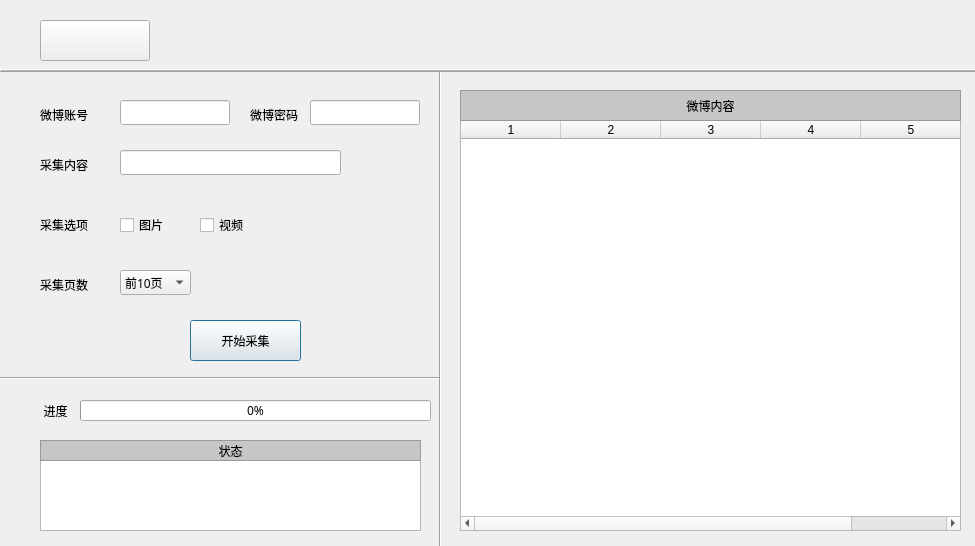
<?xml version="1.0" encoding="UTF-8"?>
<ui version="4.0">
 <class>Dialog</class>
 <widget class="QDialog" name="Dialog">
  <property name="geometry">
   <rect>
    <x>0</x>
    <y>0</y>
    <width>975</width>
    <height>546</height>
   </rect>
  </property>
  <property name="windowTitle">
   <string>微博爬虫软件</string>
  </property>
  <widget class="QPlainTextEdit" name="collect_state">
   <property name="geometry">
    <rect>
     <x>40</x>
     <y>460</y>
     <width>381</width>
     <height>71</height>
    </rect>
   </property>
  </widget>
  <widget class="QTableWidget" name="collect_data">
   <property name="geometry">
    <rect>
     <x>460</x>
     <y>120</y>
     <width>501</width>
     <height>411</height>
    </rect>
   </property>
   <property name="sizeAdjustPolicy">
    <enum>QAbstractScrollArea::AdjustToContents</enum>
   </property>
   <property name="selectionMode">
    <enum>QAbstractItemView::ExtendedSelection</enum>
   </property>
   <property name="columnCount">
    <number>5</number>
   </property>
   <attribute name="horizontalHeaderMinimumSectionSize">
    <number>19</number>
   </attribute>
   <column/>
   <column/>
   <column/>
   <column/>
   <column/>
  </widget>
  <widget class="QPushButton" name="collect_start">
   <property name="geometry">
    <rect>
     <x>190</x>
     <y>320</y>
     <width>111</width>
     <height>41</height>
    </rect>
   </property>
   <property name="font">
    <font>
     <family>微软雅黑</family>
     <pointsize>9</pointsize>
    </font>
   </property>
   <property name="cursor">
    <cursorShape>ArrowCursor</cursorShape>
   </property>
   <property name="styleSheet">
    <string notr="true">border-image:url(ico/bt.png)</string>
   </property>
   <property name="text">
    <string>开始采集</string>
   </property>
  </widget>
  <widget class="QProgressBar" name="progressBar">
   <property name="geometry">
    <rect>
     <x>80</x>
     <y>400</y>
     <width>351</width>
     <height>21</height>
    </rect>
   </property>
   <property name="font">
    <font>
     <family>微软雅黑</family>
     <pointsize>9</pointsize>
    </font>
   </property>
   <property name="value">
    <number>0</number>
   </property>
  </widget>
  <widget class="QLabel" name="label_9">
   <property name="geometry">
    <rect>
     <x>40</x>
     <y>400</y>
     <width>31</width>
     <height>21</height>
    </rect>
   </property>
   <property name="font">
    <font>
     <family>微软雅黑</family>
    </font>
   </property>
   <property name="frameShape">
    <enum>QFrame::NoFrame</enum>
   </property>
   <property name="text">
    <string>进度</string>
   </property>
   <property name="textFormat">
    <enum>Qt::AutoText</enum>
   </property>
   <property name="alignment">
    <set>Qt::AlignCenter</set>
   </property>
  </widget>
  <widget class="QLabel" name="label_10">
   <property name="geometry">
    <rect>
     <x>40</x>
     <y>440</y>
     <width>381</width>
     <height>21</height>
    </rect>
   </property>
   <property name="font">
    <font>
     <family>微软雅黑</family>
    </font>
   </property>
   <property name="styleSheet">
    <string notr="true">background:rgb(198, 198, 198)</string>
   </property>
   <property name="frameShape">
    <enum>QFrame::StyledPanel</enum>
   </property>
   <property name="frameShadow">
    <enum>QFrame::Sunken</enum>
   </property>
   <property name="text">
    <string>状态</string>
   </property>
   <property name="textFormat">
    <enum>Qt::AutoText</enum>
   </property>
   <property name="alignment">
    <set>Qt::AlignCenter</set>
   </property>
  </widget>
  <widget class="QLabel" name="label_11">
   <property name="geometry">
    <rect>
     <x>460</x>
     <y>90</y>
     <width>501</width>
     <height>31</height>
    </rect>
   </property>
   <property name="font">
    <font>
     <family>微软雅黑</family>
    </font>
   </property>
   <property name="styleSheet">
    <string notr="true">background:rgb(198, 198, 198)</string>
   </property>
   <property name="frameShape">
    <enum>QFrame::StyledPanel</enum>
   </property>
   <property name="frameShadow">
    <enum>QFrame::Sunken</enum>
   </property>
   <property name="text">
    <string>微博内容</string>
   </property>
   <property name="textFormat">
    <enum>Qt::AutoText</enum>
   </property>
   <property name="alignment">
    <set>Qt::AlignCenter</set>
   </property>
  </widget>
  <widget class="Line" name="line_2">
   <property name="geometry">
    <rect>
     <x>430</x>
     <y>70</y>
     <width>20</width>
     <height>551</height>
    </rect>
   </property>
   <property name="orientation">
    <enum>Qt::Vertical</enum>
   </property>
  </widget>
  <widget class="Line" name="line">
   <property name="geometry">
    <rect>
     <x>0</x>
     <y>370</y>
     <width>441</width>
     <height>16</height>
    </rect>
   </property>
   <property name="orientation">
    <enum>Qt::Horizontal</enum>
   </property>
  </widget>
  <widget class="QPushButton" name="main_win">
   <property name="geometry">
    <rect>
     <x>40</x>
     <y>20</y>
     <width>110</width>
     <height>41</height>
    </rect>
   </property>
   <property name="font">
    <font>
     <family>微软雅黑</family>
     <pointsize>9</pointsize>
    </font>
   </property>
   <property name="styleSheet">
    <string notr="true">border-image:url(ico/mainBt.png)</string>
   </property>
   <property name="text">
    <string/>
   </property>
  </widget>
  <widget class="QLineEdit" name="collect_user">
   <property name="geometry">
    <rect>
     <x>120</x>
     <y>100</y>
     <width>110</width>
     <height>25</height>
    </rect>
   </property>
   <property name="font">
    <font>
     <family>微软雅黑</family>
     <pointsize>9</pointsize>
    </font>
   </property>
  </widget>
  <widget class="QLineEdit" name="collect_password">
   <property name="geometry">
    <rect>
     <x>310</x>
     <y>100</y>
     <width>110</width>
     <height>25</height>
    </rect>
   </property>
   <property name="font">
    <font>
     <family>微软雅黑</family>
     <pointsize>9</pointsize>
    </font>
   </property>
   <property name="echoMode">
    <enum>QLineEdit::Password</enum>
   </property>
  </widget>
  <widget class="QLabel" name="label">
   <property name="geometry">
    <rect>
     <x>250</x>
     <y>100</y>
     <width>51</width>
     <height>30</height>
    </rect>
   </property>
   <property name="font">
    <font>
     <family>微软雅黑</family>
     <pointsize>9</pointsize>
    </font>
   </property>
   <property name="text">
    <string>微博密码</string>
   </property>
  </widget>
  <widget class="QLabel" name="label_2">
   <property name="geometry">
    <rect>
     <x>40</x>
     <y>100</y>
     <width>51</width>
     <height>30</height>
    </rect>
   </property>
   <property name="font">
    <font>
     <family>微软雅黑</family>
     <pointsize>9</pointsize>
    </font>
   </property>
   <property name="text">
    <string>微博账号</string>
   </property>
  </widget>
  <widget class="QLabel" name="label_3">
   <property name="geometry">
    <rect>
     <x>40</x>
     <y>150</y>
     <width>51</width>
     <height>30</height>
    </rect>
   </property>
   <property name="font">
    <font>
     <family>微软雅黑</family>
     <pointsize>9</pointsize>
    </font>
   </property>
   <property name="text">
    <string>采集内容</string>
   </property>
  </widget>
  <widget class="QLineEdit" name="collect_keyword">
   <property name="geometry">
    <rect>
     <x>120</x>
     <y>150</y>
     <width>221</width>
     <height>25</height>
    </rect>
   </property>
   <property name="font">
    <font>
     <family>微软雅黑</family>
     <pointsize>9</pointsize>
    </font>
   </property>
  </widget>
  <widget class="QLabel" name="label_4">
   <property name="geometry">
    <rect>
     <x>40</x>
     <y>210</y>
     <width>51</width>
     <height>30</height>
    </rect>
   </property>
   <property name="font">
    <font>
     <family>微软雅黑</family>
     <pointsize>9</pointsize>
    </font>
   </property>
   <property name="text">
    <string>采集选项</string>
   </property>
  </widget>
  <widget class="QCheckBox" name="select_pic">
   <property name="geometry">
    <rect>
     <x>120</x>
     <y>210</y>
     <width>60</width>
     <height>30</height>
    </rect>
   </property>
   <property name="font">
    <font>
     <family>微软雅黑</family>
     <pointsize>9</pointsize>
    </font>
   </property>
   <property name="text">
    <string>图片</string>
   </property>
  </widget>
  <widget class="QCheckBox" name="select_video">
   <property name="geometry">
    <rect>
     <x>200</x>
     <y>210</y>
     <width>60</width>
     <height>30</height>
    </rect>
   </property>
   <property name="font">
    <font>
     <family>微软雅黑</family>
     <pointsize>9</pointsize>
    </font>
   </property>
   <property name="text">
    <string>视频</string>
   </property>
  </widget>
  <widget class="QLabel" name="label_5">
   <property name="geometry">
    <rect>
     <x>40</x>
     <y>270</y>
     <width>51</width>
     <height>30</height>
    </rect>
   </property>
   <property name="font">
    <font>
     <family>微软雅黑</family>
     <pointsize>9</pointsize>
    </font>
   </property>
   <property name="text">
    <string>采集页数</string>
   </property>
  </widget>
  <widget class="QComboBox" name="collect_page">
   <property name="geometry">
    <rect>
     <x>120</x>
     <y>270</y>
     <width>71</width>
     <height>25</height>
    </rect>
   </property>
   <property name="font">
    <font>
     <family>微软雅黑</family>
     <pointsize>9</pointsize>
    </font>
   </property>
   <item>
    <property name="text">
     <string>前10页</string>
    </property>
   </item>
   <item>
    <property name="text">
     <string>前20页</string>
    </property>
   </item>
   <item>
    <property name="text">
     <string>前50页</string>
    </property>
   </item>
  </widget>
  <widget class="Line" name="line_3">
   <property name="geometry">
    <rect>
     <x>0</x>
     <y>60</y>
     <width>1301</width>
     <height>21</height>
    </rect>
   </property>
   <property name="frameShadow">
    <enum>QFrame::Raised</enum>
   </property>
   <property name="lineWidth">
    <number>1</number>
   </property>
   <property name="midLineWidth">
    <number>1</number>
   </property>
   <property name="orientation">
    <enum>Qt::Horizontal</enum>
   </property>
  </widget>
  <zorder>line</zorder>
  <zorder>collect_state</zorder>
  <zorder>collect_data</zorder>
  <zorder>collect_start</zorder>
  <zorder>progressBar</zorder>
  <zorder>label_9</zorder>
  <zorder>label_10</zorder>
  <zorder>label_11</zorder>
  <zorder>line_2</zorder>
  <zorder>main_win</zorder>
  <zorder>collect_user</zorder>
  <zorder>collect_password</zorder>
  <zorder>label</zorder>
  <zorder>label_2</zorder>
  <zorder>label_3</zorder>
  <zorder>collect_keyword</zorder>
  <zorder>label_4</zorder>
  <zorder>select_pic</zorder>
  <zorder>select_video</zorder>
  <zorder>label_5</zorder>
  <zorder>collect_page</zorder>
  <zorder>line_3</zorder>
 </widget>
 <resources/>
 <connections/>
</ui>
